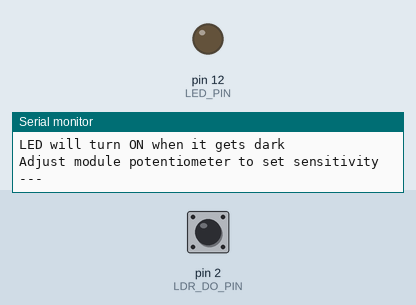
This sketch was run on a simulated Arduino Uno, built with avr-gcc and run on an emulated ATmega328P. Parts: output pins drawn as LEDs (lit = HIGH), the last lines printed to the serial monitor. Inputs (shaded band) come from the test bench; at power-on: pin 2 (LDR_DO_PIN) HIGH.

Above: at 1.3 s.
1.4 s: pin 2 (LDR_DO_PIN) pulled LOW for 0.15 s
At 2.7 s:
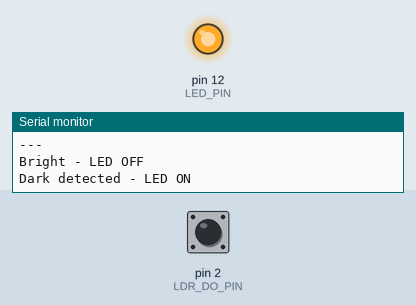
3.0 s: pin 2 (LDR_DO_PIN) pulled LOW for 3.2 s
At 3.5 s:
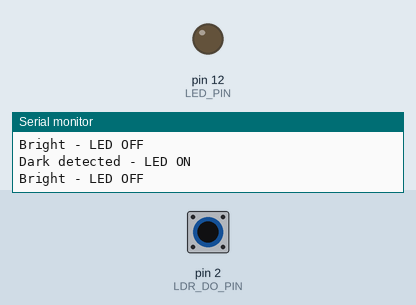
Timing chart, 0 to 7.7 s (numbered marks = the images above; inputs shaded):
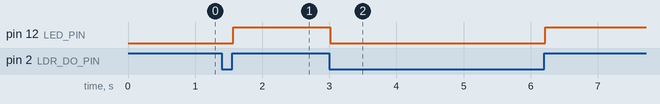

Measured:
- after the input at 1.4 s, pin 12 (LED_PIN): LOW → HIGH after 0.17 s
- after the input at 3.0 s, pin 12 (LED_PIN): HIGH → LOW at once, → HIGH 3.2 s later

The sketch:

ldr_led_module.ino
```cpp
/*
 * Project: LDR Module - Automatic LED Control (Using Digital Output)
 * Description: Turn on LED automatically when it gets dark using LDR Module with digital output
 * Author: XergioAleX
 * Date: 2025
 *
 * This version uses the LDR Module's digital output (DO) pin
 * The module has a built-in comparator (LM393) and potentiometer for threshold adjustment
 */

// Pin definitions
const int LED_PIN = 12;          // LED output pin
const int LDR_DO_PIN = 2;        // LDR Module Digital Output pin (DO)
                                  // DO goes LOW when dark, HIGH when bright

// Variables to track state changes
int lastLdrState = HIGH;         // Previous LDR reading
int currentLedState = LOW;        // Current LED state

void setup() {
  // Initialize the LED pin as an output
  pinMode(LED_PIN, OUTPUT);

  // Initialize the LDR module digital output pin as an input
  // The module's DO pin outputs digital signal (LOW/HIGH)
  pinMode(LDR_DO_PIN, INPUT_PULLUP);

  // Set initial LED state
  digitalWrite(LED_PIN, LOW);

  // Initialize serial communication for debugging
  Serial.begin(9600);
  Serial.println("LDR Module - Automatic LED Control Started");
  Serial.println("Using Digital Output (DO) from LDR Module");
  Serial.println("LED will turn ON when it gets dark");
  Serial.println("Adjust module potentiometer to set sensitivity");
  Serial.println("---");
}

void loop() {
  // Read the digital output from LDR module
  // When dark: DO = LOW (0)
  // When bright: DO = HIGH (1)
  // Note: Using INPUT_PULLUP, so logic is inverted
  // LOW = dark detected, HIGH = bright

  int ldrDigital = digitalRead(LDR_DO_PIN);

  // Only update and print when state changes (prevents constant serial output)
  if (ldrDigital != lastLdrState) {
    // State changed - update LED and print message
    // Note: Logic may be inverted depending on module configuration
    // If LED turns on with light, invert the condition below

    if (ldrDigital == HIGH) {
      // It's dark - turn LED ON
      digitalWrite(LED_PIN, HIGH);
      currentLedState = HIGH;
      Serial.println("Dark detected - LED ON");
    } else {
      // It's bright - turn LED OFF
      digitalWrite(LED_PIN, LOW);
      currentLedState = LOW;
      Serial.println("Bright - LED OFF");
    }

    // Update last state
    lastLdrState = ldrDigital;
  }

  // Small delay for stability (reduced serial output means less TX activity)
  delay(50);
}
```
